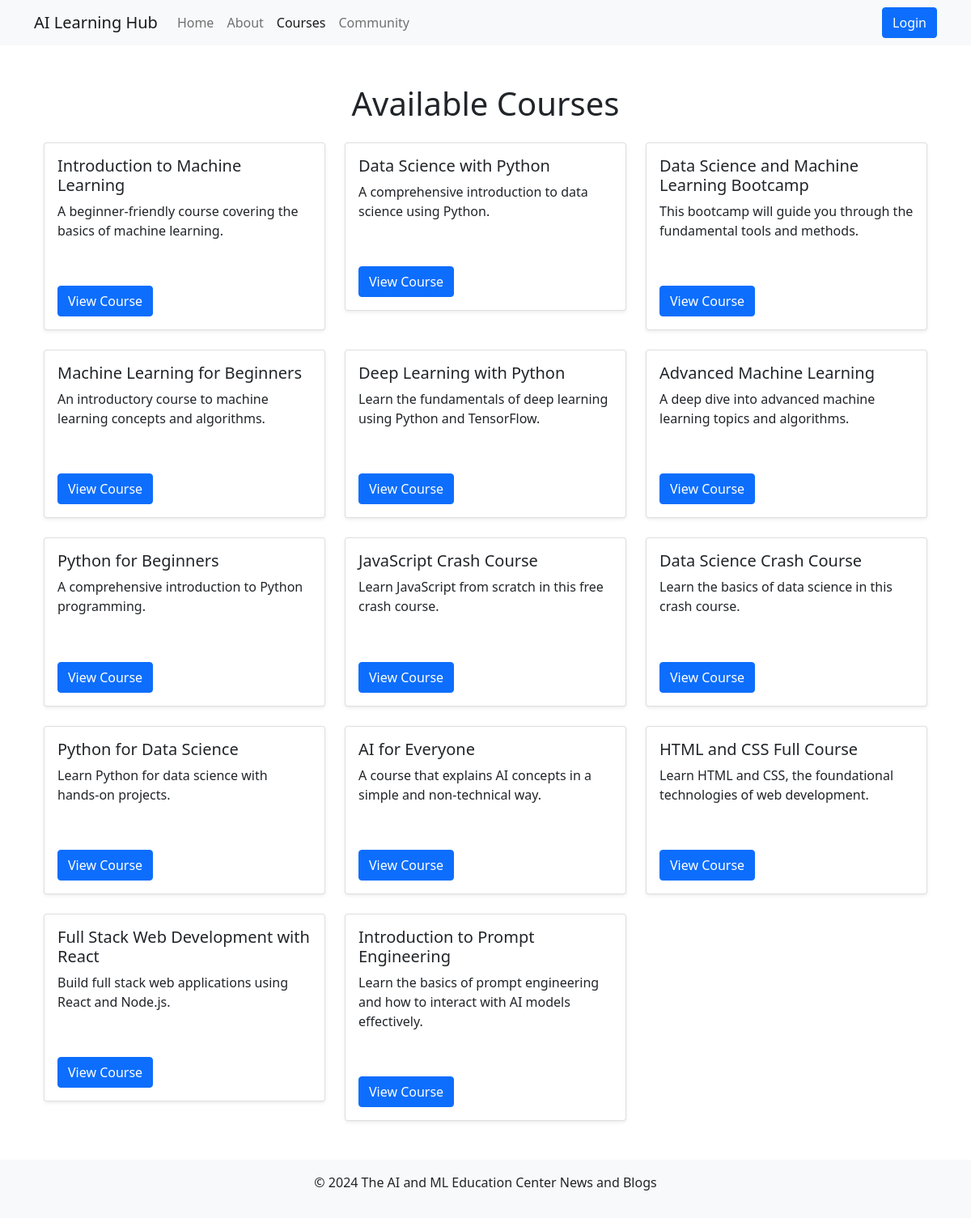
Page /courses/ on the committed database.
### apps/models.py (models this page shows, shortened)
class Course(models.Model):
    title = models.CharField(max_length=200)
    description = models.TextField()
    video_url = models.URLField()
    difficulty = models.CharField(max_length=20, choices=[(
        'beginner', 'Beginner'), ('intermediate', 'Intermediate'), ('advanced', 'Advanced')])
    is_premium = models.BooleanField(default=False)
    category = models.ForeignKey(Category, on_delete=models.CASCADE)
    slug = models.SlugField(null=True, blank=True)

### apps/views.py (the view)
# urls.py: path('courses/', views.course_list, name='course_list'),
def course_list(request):
    courses = Course.objects.all()
    if not request.user.is_authenticated or not hasattr(request.user, 'userprofile'):
        courses = courses.filter(is_premium=False)
    else:
        if not request.user.userprofile.is_premium:
            courses = courses.filter(is_premium=False)
    return render(request, 'course_list.html', {'courses': courses})

### apps/templates/course_list.html (shortened to what this page needs)
{% extends 'base.html' %}
{% block content %}
  <div class="container mt-5">
    <h1 class="mb-4 text-center">Available Courses</h1>
    <div class="row">
      {% for course in courses %}
        <div class="col-md-4">
          <div class="card mb-4 shadow-sm">
            <div class="card-body">
              <h5 class="card-title">{{ course.title }}</h5>
              <p class="card-text">{{ course.description|truncatewords:20 }}</p>
              <span class="badge badge-info">{{ course.get_difficulty_display }}</span>
              <div class="mt-3">
                <a href="{% url 'blog:course_detail' course.slug %}" class="btn btn-primary">View Course</a>
              </div>
            </div>
          </div>
        </div>
      {% empty %}
        <div class="col-12">
          <p class="text-center">No courses available at the moment. Please check back later.</p>
        </div>
      {% endfor %}
    </div>
  </div>
{% endblock content %}

### rows in the picture
Course: title "Introduction to Machine Learning", description "A beginner-friendly course covering the basics of machine learning."
Course: title "Data Science with Python", description "A comprehensive introduction to data science using Python."
Course: title "Data Science and Machine Learning Bootcamp", description "This bootcamp will guide you through the fundamental tools and methods."
Course: title "Machine Learning for Beginners", description "An introductory course to machine learning concepts and algorithms."
Course: title "Deep Learning with Python", description "Learn the fundamentals of deep learning using Python and TensorFlow."
Course: title "Advanced Machine Learning", description "A deep dive into advanced machine learning topics and algorithms."
Course: title "Python for Beginners", description "A comprehensive introduction to Python programming."
Course: title "JavaScript Crash Course", description "Learn JavaScript from scratch in this free crash course."
Course: title "Data Science Crash Course", description "Learn the basics of data science in this crash course."
Course: title "Python for Data Science", description "Learn Python for data science with hands-on projects."
Course: title "AI for Everyone", description "A course that explains AI concepts in a simple and non-technical way."
Course: title "HTML and CSS Full Course", description "Learn HTML and CSS, the foundational technologies of web development."
Course: title "Full Stack Web Development with React", description "Build full stack web applications using React and Node.js."
Course: title "Introduction to Prompt Engineering", description "Learn the basics of prompt engineering and how to interact with AI models effectively."
